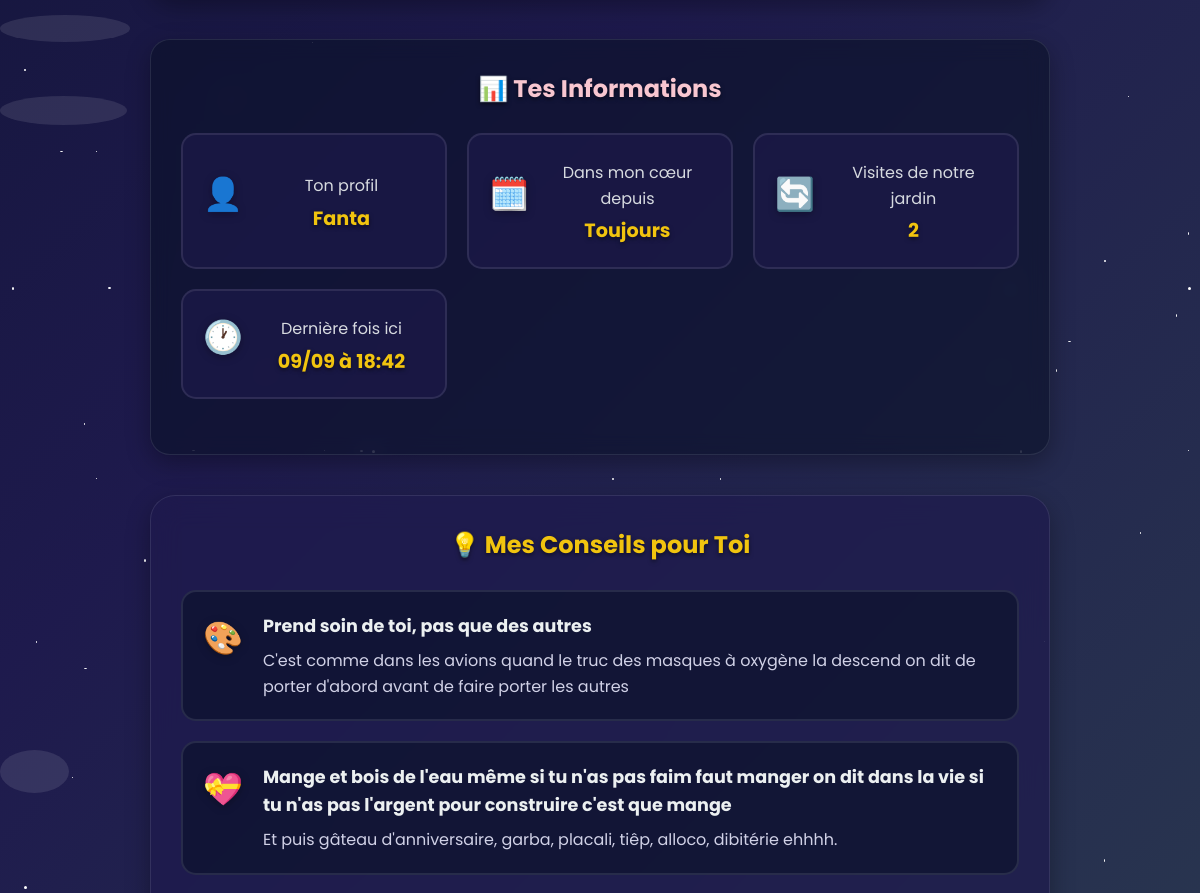
Before: /personalize (signed in, middle part) with the older database file.
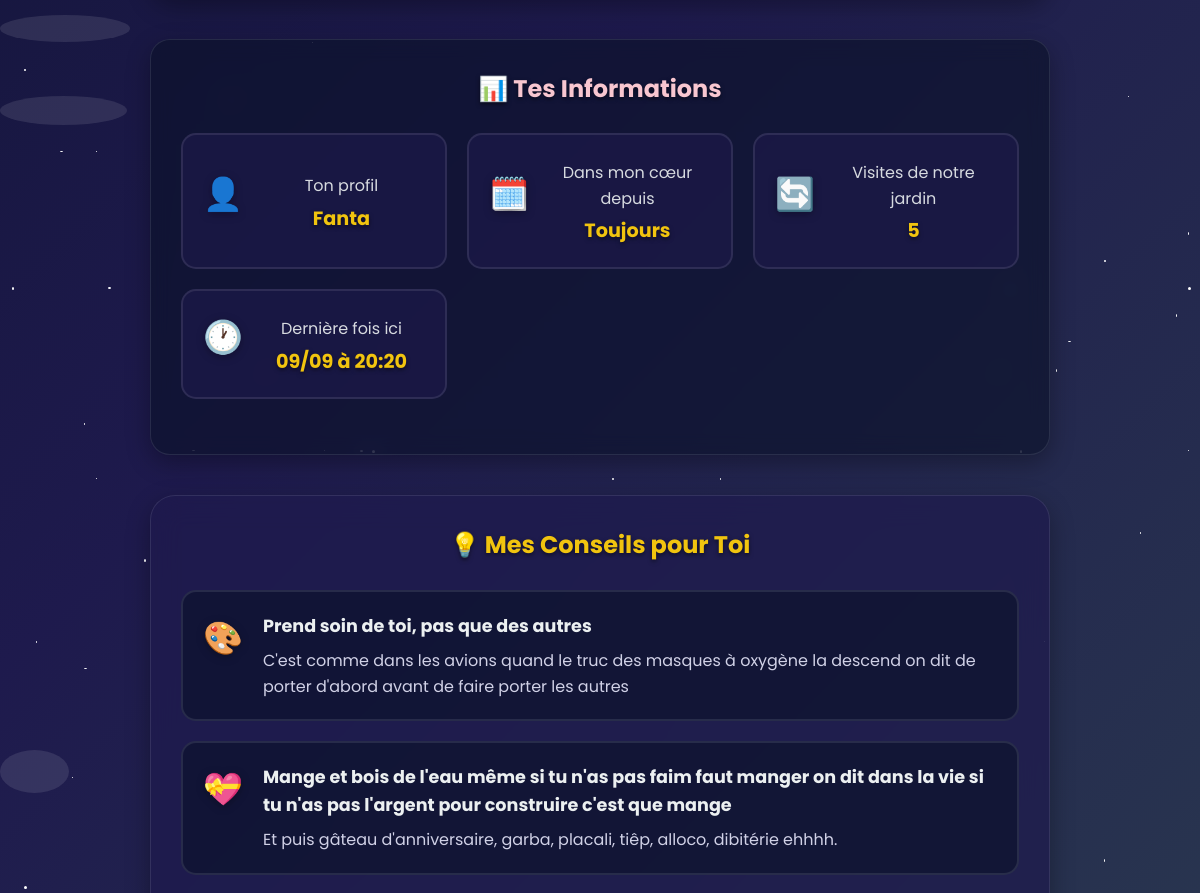
After: the same page with the newer database file.
### app.py (models this page shows, shortened)
class User(UserMixin, db.Model):
    id = db.Column(db.Integer, primary_key=True)
    username = db.Column(db.String(50), unique=True, nullable=False)
    password_hash = db.Column(db.String(128), nullable=False)
    created_at = db.Column(db.DateTime, default=datetime.utcnow)
    last_login = db.Column(db.DateTime)
    visit_count = db.Column(db.Integer, default=0)
    favorite_color = db.Column(db.String(7), default='#ffdde1')

### app.py (the view, shortened to what this page needs)
@app.route('/personalize', methods=['GET', 'POST'])
@login_required
def personalize():
    return render_template('personalize.html',
                         user=current_user.username,
                         current_color=current_user.favorite_color)

### app.py (called while the page is built)
@login_manager.user_loader
def load_user(user_id):
    return User.query.get(int(user_id))

### templates/personalize.html (shortened to what this page needs)
{% extends "base.html" %}
{% block content %}
<div class="personalize-container">
    <div class="personal-stats">
        <h3>📊 Tes Informations</h3>
        <div class="stats-grid">
            <div class="stat-card">
                <div class="stat-icon">👤</div>
                <div class="stat-info">
                    <div class="stat-label">Ton profil</div>
                    <div class="stat-value">{{ user|title }}</div>
                </div>
            </div>
            <div class="stat-card">
                <div class="stat-icon">🗓️</div>
                <div class="stat-info">
                    <div class="stat-label">Dans mon cœur depuis</div>
                    <div class="stat-value">{{ current_user.created_at.strftime('%B %Y') if current_user.created_at else 'Toujours' }}</div>
                </div>
            </div>
            <div class="stat-card">
                <div class="stat-icon">🔄</div>
                <div class="stat-info">
                    <div class="stat-label">Visites de notre jardin</div>
                    <div class="stat-value">{{ current_user.visit_count or 0 }}</div>
                </div>
            </div>
            <div class="stat-card">
                <div class="stat-icon">🕐</div>
                <div class="stat-info">
                    <div class="stat-label">Dernière fois ici</div>
                    <div class="stat-value">{{ current_user.last_login.strftime('%d/%m à %H:%M') if current_user.last_login else 'Maintenant' }}</div>
                </div>
            </div>
        </div>
    </div>
    <div class="personalization-tips">
        <h3>💡 Mes Conseils pour Toi</h3>
        <div class="tips-list">
            <div class="tip-item">
                <span class="tip-icon">🎨</span>
                <div class="tip-content">
                    <h4>Prend soin de toi, pas que des autres </h4>
                    <p>C'est comme dans les avions quand le truc des masques à oxygène la descend on dit de porter d'abord avant de faire porter les autres</p>
                </div>
            </div>
            <div class="tip-item">
                <span class="tip-icon">💝</span>
                <div class="tip-content">
                    <h4>Mange et bois de l'eau même si tu n'as pas faim faut manger on dit dans la vie si tu n'as pas l'argent pour construire c'est que mange </h4>
                    <p>Et puis gâteau d'anniversaire, garba, placali, tiêp, alloco, dibitérie ehhhh.</p>
                </div>
            </div>
        </div>
    </div>
</div>
{% endblock %}

Changed rows visible on the page:
changed User "Fanta": visit_count "2" → "5"; last_login "09/09 à 18:42" → "09/09 à 20:20"
